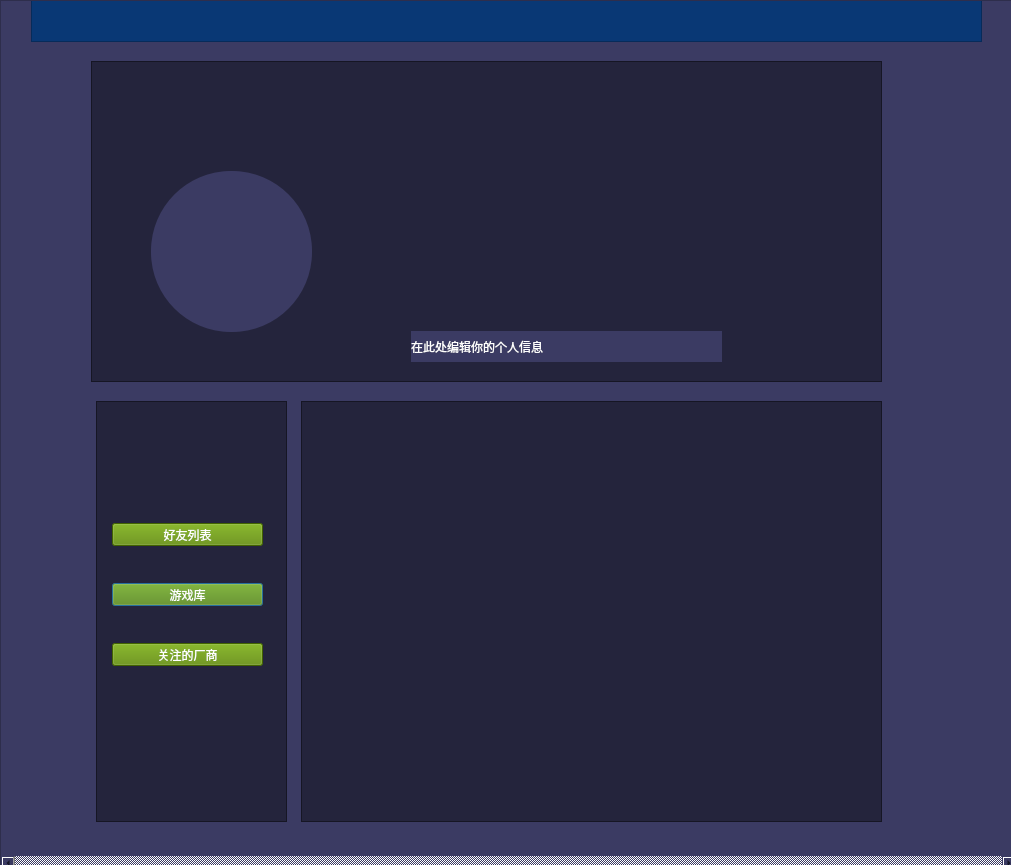
<?xml version="1.0" encoding="UTF-8"?>
<ui version="4.0">
 <class>Dialog</class>
 <widget class="QDialog" name="Dialog">
  <property name="geometry">
   <rect>
    <x>0</x>
    <y>0</y>
    <width>1011</width>
    <height>865</height>
   </rect>
  </property>
  <property name="windowTitle">
   <string>Dialog</string>
  </property>
  <property name="styleSheet">
   <string notr="true">background-color: rgb(59, 59, 99);</string>
  </property>
  <widget class="QScrollArea" name="scrollArea">
   <property name="geometry">
    <rect>
     <x>0</x>
     <y>0</y>
     <width>1031</width>
     <height>871</height>
    </rect>
   </property>
   <property name="verticalScrollBarPolicy">
    <enum>Qt::ScrollBarAlwaysOn</enum>
   </property>
   <property name="horizontalScrollBarPolicy">
    <enum>Qt::ScrollBarAlwaysOn</enum>
   </property>
   <property name="widgetResizable">
    <bool>true</bool>
   </property>
   <widget class="QWidget" name="scrollAreaWidgetContents">
    <property name="geometry">
     <rect>
      <x>0</x>
      <y>0</y>
      <width>1016</width>
      <height>856</height>
     </rect>
    </property>
    <widget class="QFrame" name="Home_Menu">
     <property name="geometry">
      <rect>
       <x>30</x>
       <y>-30</y>
       <width>951</width>
       <height>71</height>
      </rect>
     </property>
     <property name="sizePolicy">
      <sizepolicy hsizetype="Preferred" vsizetype="Preferred">
       <horstretch>0</horstretch>
       <verstretch>1</verstretch>
      </sizepolicy>
     </property>
     <property name="styleSheet">
      <string notr="true">background-color: rgb(9, 56, 117);</string>
     </property>
     <property name="frameShape">
      <enum>QFrame::StyledPanel</enum>
     </property>
     <property name="frameShadow">
      <enum>QFrame::Raised</enum>
     </property>
    </widget>
    <widget class="QListWidget" name="listWidget">
     <property name="geometry">
      <rect>
       <x>95</x>
       <y>400</y>
       <width>191</width>
       <height>421</height>
      </rect>
     </property>
     <property name="styleSheet">
      <string notr="true">background-color: rgba(0, 0, 0, 100);  </string>
     </property>
    </widget>
    <widget class="QUndoView" name="undoView_2">
     <property name="geometry">
      <rect>
       <x>90</x>
       <y>60</y>
       <width>791</width>
       <height>321</height>
      </rect>
     </property>
     <property name="styleSheet">
      <string notr="true">QWidget {
         background-color: rgba(0, 0, 0, 100);  
     }</string>
     </property>
    </widget>
    <widget class="QUndoView" name="undoView">
     <property name="geometry">
      <rect>
       <x>150</x>
       <y>170</y>
       <width>161</width>
       <height>161</height>
      </rect>
     </property>
     <property name="styleSheet">
      <string notr="true">border-radius: 80px;</string>
     </property>
    </widget>
    <widget class="QListWidget" name="listWidget_2">
     <property name="geometry">
      <rect>
       <x>300</x>
       <y>400</y>
       <width>581</width>
       <height>421</height>
      </rect>
     </property>
     <property name="styleSheet">
      <string notr="true">QWidget {
         background-color: rgba(0, 0, 0, 100);  
     }</string>
     </property>
    </widget>
    <widget class="QLabel" name="label">
     <property name="geometry">
      <rect>
       <x>410</x>
       <y>330</y>
       <width>311</width>
       <height>31</height>
      </rect>
     </property>
     <property name="styleSheet">
      <string notr="true">font: 20pt &quot;华文琥珀&quot;;
background-color: rgb(255, 255, 255，100);
color: rgb(255, 255, 255);</string>
     </property>
     <property name="text">
      <string>在此处编辑你的个人信息</string>
     </property>
    </widget>
    <widget class="QPushButton" name="pushButton_3">
     <property name="geometry">
      <rect>
       <x>111</x>
       <y>582</y>
       <width>151</width>
       <height>23</height>
      </rect>
     </property>
     <property name="styleSheet">
      <string notr="true">QPushButton {
         background-color: rgb(92, 138, 0);
	color: rgb(255, 255, 255);
     }</string>
     </property>
     <property name="text">
      <string>游戏库</string>
     </property>
    </widget>
    <widget class="QPushButton" name="pushButton_4">
     <property name="geometry">
      <rect>
       <x>111</x>
       <y>642</y>
       <width>151</width>
       <height>23</height>
      </rect>
     </property>
     <property name="styleSheet">
      <string notr="true">QPushButton {
         background-color: rgb(92, 138, 0);
	color: rgb(255, 255, 255);
     }</string>
     </property>
     <property name="text">
      <string>关注的厂商</string>
     </property>
    </widget>
    <widget class="QPushButton" name="pushButton_2">
     <property name="geometry">
      <rect>
       <x>111</x>
       <y>522</y>
       <width>151</width>
       <height>23</height>
      </rect>
     </property>
     <property name="styleSheet">
      <string notr="true">QPushButton {
         background-color: rgb(92, 138, 0);
	color: rgb(255, 255, 255);
     }</string>
     </property>
     <property name="text">
      <string>好友列表</string>
     </property>
    </widget>
    <zorder>listWidget</zorder>
    <zorder>pushButton_3</zorder>
    <zorder>pushButton_2</zorder>
    <zorder>undoView_2</zorder>
    <zorder>Home_Menu</zorder>
    <zorder>undoView</zorder>
    <zorder>listWidget_2</zorder>
    <zorder>label</zorder>
    <zorder>pushButton_4</zorder>
   </widget>
  </widget>
 </widget>
 <resources/>
 <connections/>
</ui>
